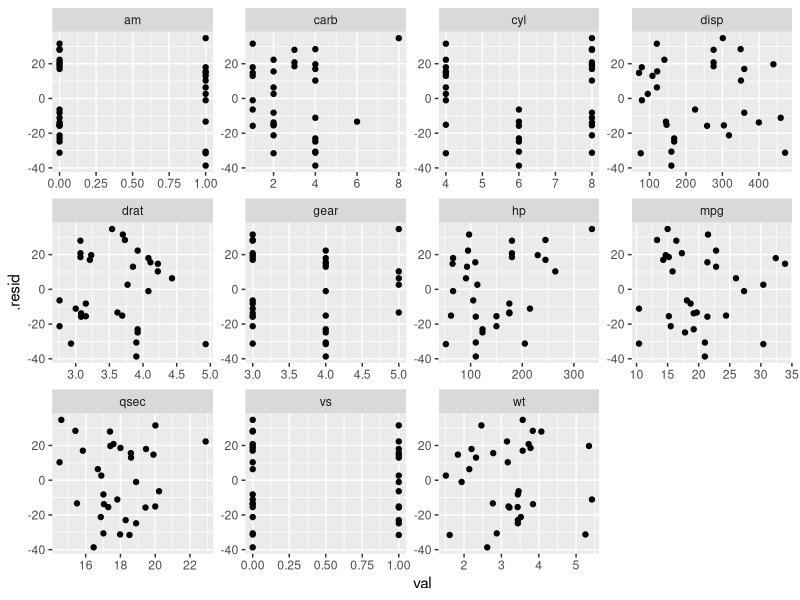

Source code (R):
## ---- chunk 1
knitr::opts_chunk$set(
  echo = FALSE,                 # don't show code
  warning = FALSE,              # don't show warnings
  message = FALSE,              # don't show messages (less serious warnings)
  cache = FALSE,                # set to TRUE to save results from last compilation
  fig.align = "center",         # center figures
  attr.source = '.numberLines'  # add line numbers to code
)

library(tidyverse)       # load libraries you always use here

set.seed(27)             # make random results reproducible
## ---- chunk 2
fit <- lm(hp ~ ., mtcars)
au <- broom::augment(fit)

au %>% 
  gather(x, val, -contains(".")) %>% 
  ggplot(aes(val, .resid)) + 
  geom_point() + 
  facet_wrap(~x, scales = "free")
## ---- chunk 3
knitr::kable(head(select(au, 1:5)))
